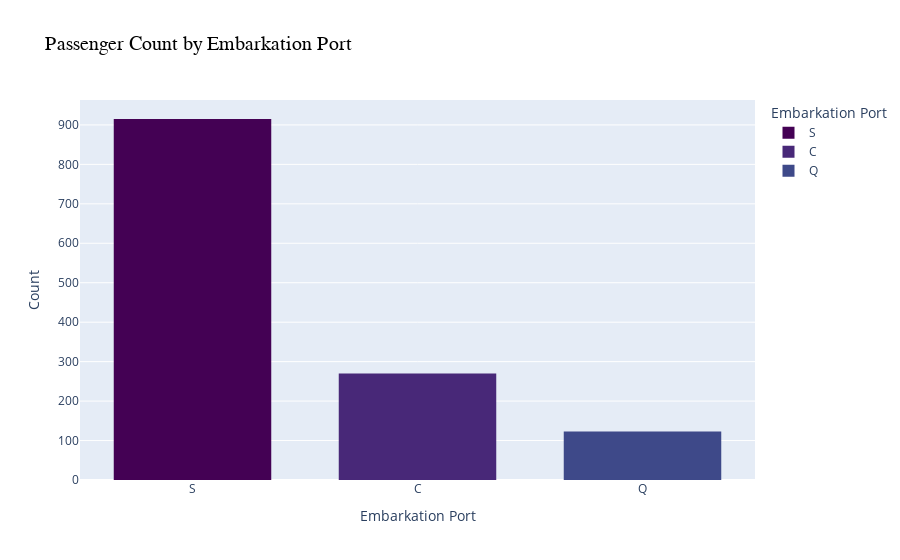

The code cell stored with this chart in its notebook:
### Markdown cell above
## 7.6 Passenger by Embarkation Port <a id=5.4></a>

### Code cell
fig = px.histogram(
    df, 
    x="embarked", 
    color="embarked", 
    title="Passenger Count by Embarkation Port",
    labels={"embarked": "Embarkation Port", "count": "Passenger Count"},
    color_discrete_sequence=px.colors.sequential.Viridis 

fig.update_layout(
    bargap=0.3,
    title_font=dict(size=20, family="Arial", color="black"),
    xaxis=dict(title="Embarkation Port"),
    yaxis=dict(title="Count")
)

fig.show()

### Figure 1 — Plotly figure (JSON) as saved in the notebook; plotly's stock layout.template omitted (floating-point values rounded to 4 significant figures; data arrays with more than 128 entries replaced by an {"elided": "..."} marker saying what was removed)
{"data": [{"bingroup": "x", "hovertemplate": "Embarkation Port=%{x}<br>count=%{y}<extra></extra>", "legendgroup": "S", "marker": {"color": "#440154", "pattern": {"shape": ""}}, "name": "S", "orientation": "v", "showlegend": true, "type": "histogram", "x": {"elided": "915 str values"}, "xaxis": "x", "yaxis": "y"}, {"bingroup": "x", "hovertemplate": "Embarkation Port=%{x}<br>count=%{y}<extra></extra>", "legendgroup": "C", "marker": {"color": "#482878", "pattern": {"shape": ""}}, "name": "C", "orientation": "v", "showlegend": true, "type": "histogram", "x": {"elided": "270 str values"}, "xaxis": "x", "yaxis": "y"}, {"bingroup": "x", "hovertemplate": "Embarkation Port=%{x}<br>count=%{y}<extra></extra>", "legendgroup": "Q", "marker": {"color": "#3e4989", "pattern": {"shape": ""}}, "name": "Q", "orientation": "v", "showlegend": true, "type": "histogram", "x": ["Q", "Q", "Q", "Q", "Q", "Q", "Q", "Q", "Q", "Q", "Q", "Q", "Q", "Q", "Q", "Q", "Q", "Q", "Q", "Q", "Q", "Q", "Q", "Q", "Q", "Q", "Q", "Q", "Q", "Q", "Q", "Q", "Q", "Q", "Q", "Q", "Q", "Q", "Q", "Q", "Q", "Q", "Q", "Q", "Q", "Q", "Q", "Q", "Q", "Q", "Q", "Q", "Q", "Q", "Q", "Q", "Q", "Q", "Q", "Q", "Q", "Q", "Q", "Q", "Q", "Q", "Q", "Q", "Q", "Q", "Q", "Q", "Q", "Q", "Q", "Q", "Q", "Q", "Q", "Q", "Q", "Q", "Q", "Q", "Q", "Q", "Q", "Q", "Q", "Q", "Q", "Q", "Q", "Q", "Q", "Q", "Q", "Q", "Q", "Q", "Q", "Q", "Q", "Q", "Q", "Q", "Q", "Q", "Q", "Q", "Q", "Q", "Q", "Q", "Q", "Q", "Q", "Q", "Q", "Q", "Q", "Q", "Q"], "xaxis": "x", "yaxis": "y"}], "layout": {"bargap": 0.3, "barmode": "relative", "legend": {"title": {"text": "Embarkation Port"}, "tracegroupgap": 0}, "title": {"font": {"color": "black", "family": "Arial", "size": 20}, "text": "Passenger Count by Embarkation Port"}, "xaxis": {"anchor": "y", "categoryarray": ["S", "C", "Q"], "categoryorder": "array", "domain": [0, 1], "title": {"text": "Embarkation Port"}}, "yaxis": {"anchor": "x", "domain": [0, 1], "title": {"text": "Count"}}}}
